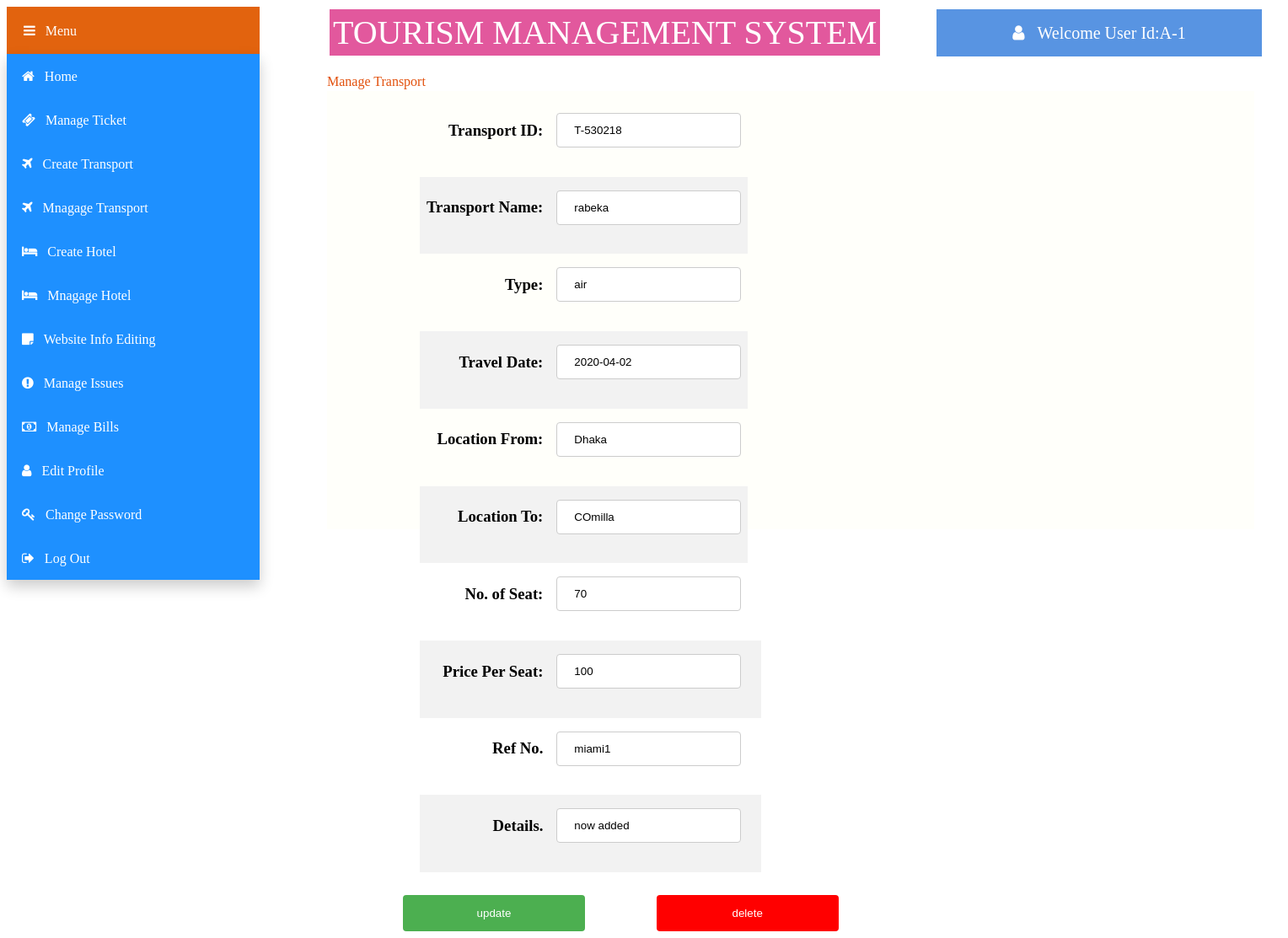
Before: /views/Manager/updatetransport.php?id=T-530218 (signed in) with the older database file.
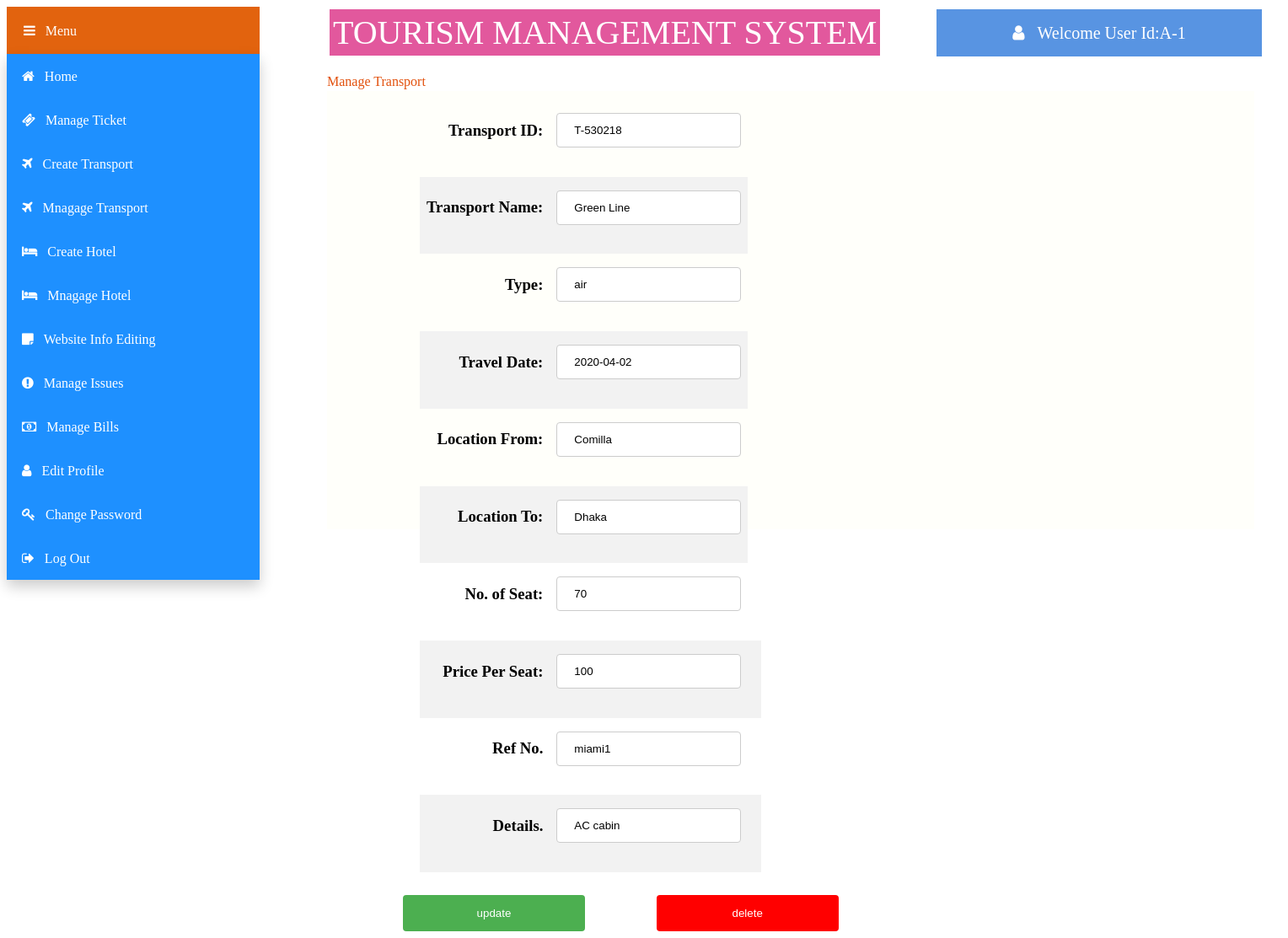
After: the same page with the newer database file.
### tables this page shows
CREATE TABLE `transport` (
  `tr_id` varchar(50) NOT NULL,
  `name` varchar(50) NOT NULL,
  `type` varchar(50) NOT NULL,
  `traveldate` date NOT NULL,
  `location_f` varchar(50) NOT NULL,
  `location_t` varchar(50) NOT NULL,
  `ref` varchar(50) NOT NULL,
  `seat_no` varchar(50) NOT NULL,
  `price` varchar(50) NOT NULL,
  `details` varchar(50) NOT NULL,
  `count` int(50) NOT NULL,
  `e_id` varchar(50) NOT NULL,
  `status` varchar(50) DEFAULT NULL
);

### models/database.php (called while the page is built, shortened)
<?php
	 $serverName="localhost";
	 $userName="root";
	 $password="";
	 $dbName="tms";
	function get($query)
	{
        $data=array();
		global $serverName,$userName,$password,$dbName;
		$conn = mysqli_connect( $serverName, $userName, $password, $dbName);
        $result=mysqli_query($conn,$query);
        if(mysqli_num_rows($result) > 0)
        {
            while($row = mysqli_fetch_assoc($result))
            {
                $entity=array();
                foreach($row as $k=>$v)
                {
                    $entity[$k] = $row[$k];
                }
                $data[] = $entity;
            }
        }
		return $data;
	}
?>

### controllers/transportController.php (called while the page is built, shortened)
<?php
    require_once '../../models/database.php';
    function getTransport($id)
	{
		$query="SELECT * FROM transport WHERE tr_id='$id'";
		$tran=get($query);
		return $tran[0];
    }
?>

### views/Manager/updatetransport.php (the view, shortened to what the changed rows need)
<?php
    include '../../controllers/transportController.php';
       $tid = $_GET["id"];
    $tran=getTransport($tid);
?>
<html>
    <head>
        <link rel="stylesheet" href="https://cdnjs.cloudflare.com/ajax/libs/font-awesome/4.7.0/css/font-awesome.min.css">
        <link rel="stylesheet" type="text/css" href="css/createtransport.css">
    </head>
    <body>
        <form method="post" action="">
        <div class="panel">
        <table  >
                <tr>
                    <td><h3><input type="text" name="Tid" value="<?php echo $tran["tr_id"]?>"  readonly></h3></td>
                </tr>
                <tr>
                    <td><h3><input type="text" name="Tname" value="<?php echo $tran["name"]?>"  readonly ></h3></td>
                </tr>
                <tr>
                    <td><h3><input type="text" name="type" value="<?php echo $tran["type"]?>"   readonly ></h3></td>
                </tr>
                <tr>
                    <td><h3><input type="text" name="date" value="<?php echo $tran["traveldate"]?>"   readonly ></h3></td>
                </tr>
                <tr>
                    <td style="text-align='right'"><h3><input type="text"  name="locf" value="<?php echo $tran["location_f"]?>"  readonly></h3></td>
                </tr>
                <tr>
                    <td style="text-align='right'"><h3><input type="text"  name="loct" value="<?php echo $tran["location_t"]?>"  readonly ></h3></td>
                </tr>
                <tr>
                    <td style="text-align='right'"><h3><input type="text" name="seatno" value="<?php echo $tran["seat_no"]?>"  readonly ></h3></td>
                </tr>
                <tr>
                    <td style="text-align='right'"><h3><input type="text" name="price" value="<?php echo $tran["price"]?>"   placeholder="Price per Seat" ></h3></td>
                </tr>
                <tr>
                    <td style="text-align='right'"><h3><input type="text" name="ref" value="<?php echo $tran["ref"]?>"  readonly ></h3></td>
                </tr>
                <tr>
                    <td style="text-align='right'"><h3><input type="text" name="details" value="<?php echo $tran["details"]?>"  placeholder="Detais." ></h3></td>
                </tr>
            </table>
    </div>
    </form>
    </body>
</html>

Changed rows visible on the page:
changed transport "air": Tname "rabeka" → "Green Line"; locf "Dhaka" → "Comilla"; loct "COmilla" → "Dhaka"; details "now added" → "AC cabin"
